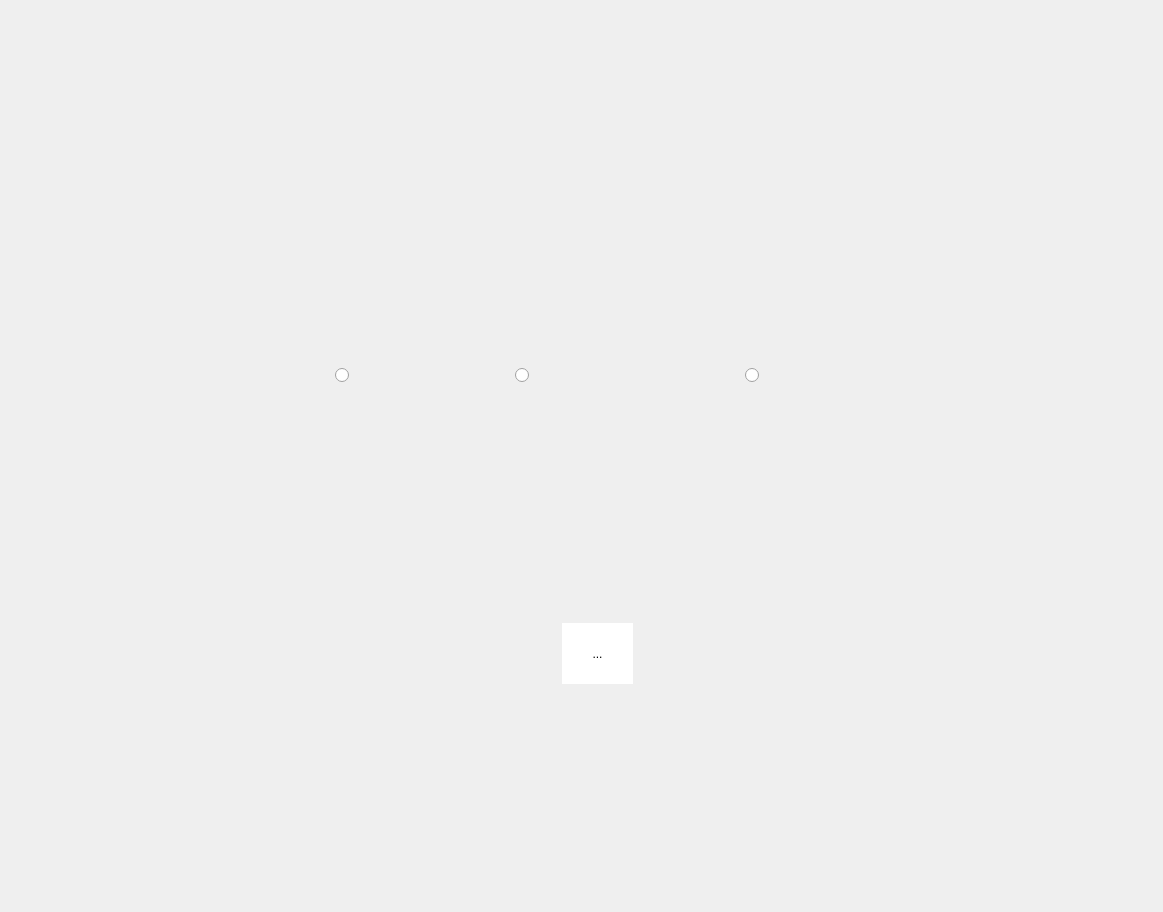
<?xml version="1.0" encoding="UTF-8"?>
<ui version="4.0">
 <class>Dialog</class>
 <widget class="QDialog" name="Dialog">
  <property name="geometry">
   <rect>
    <x>0</x>
    <y>0</y>
    <width>1163</width>
    <height>912</height>
   </rect>
  </property>
  <property name="windowTitle">
   <string>Dimar.io</string>
  </property>
  <widget class="QLabel" name="label">
   <property name="geometry">
    <rect>
     <x>0</x>
     <y>-50</y>
     <width>1181</width>
     <height>961</height>
    </rect>
   </property>
   <property name="text">
    <string/>
   </property>
   <property name="pixmap">
    <pixmap>../Application Icons/settings.png</pixmap>
   </property>
   <property name="scaledContents">
    <bool>false</bool>
   </property>
  </widget>
  <widget class="QLabel" name="label_2">
   <property name="geometry">
    <rect>
     <x>330</x>
     <y>200</y>
     <width>131</width>
     <height>131</height>
    </rect>
   </property>
   <property name="text">
    <string/>
   </property>
   <property name="pixmap">
    <pixmap>../Application Icons/красный-removebg-preview.png</pixmap>
   </property>
   <property name="scaledContents">
    <bool>true</bool>
   </property>
  </widget>
  <widget class="QLabel" name="label_3">
   <property name="geometry">
    <rect>
     <x>530</x>
     <y>200</y>
     <width>131</width>
     <height>131</height>
    </rect>
   </property>
   <property name="text">
    <string/>
   </property>
   <property name="pixmap">
    <pixmap>../Application Icons/зелёный-removebg-preview.png</pixmap>
   </property>
   <property name="scaledContents">
    <bool>true</bool>
   </property>
  </widget>
  <widget class="QLabel" name="label_4">
   <property name="geometry">
    <rect>
     <x>740</x>
     <y>200</y>
     <width>131</width>
     <height>131</height>
    </rect>
   </property>
   <property name="text">
    <string/>
   </property>
   <property name="pixmap">
    <pixmap>../Application Icons/синий-removebg-preview.png</pixmap>
   </property>
   <property name="scaledContents">
    <bool>true</bool>
   </property>
  </widget>
  <widget class="QRadioButton" name="radioButton">
   <property name="geometry">
    <rect>
     <x>335</x>
     <y>350</y>
     <width>55</width>
     <height>50</height>
    </rect>
   </property>
   <property name="cursor">
    <cursorShape>PointingHandCursor</cursorShape>
   </property>
   <property name="text">
    <string/>
   </property>
  </widget>
  <widget class="QRadioButton" name="radioButton_2">
   <property name="geometry">
    <rect>
     <x>515</x>
     <y>350</y>
     <width>55</width>
     <height>50</height>
    </rect>
   </property>
   <property name="cursor">
    <cursorShape>PointingHandCursor</cursorShape>
   </property>
   <property name="text">
    <string/>
   </property>
  </widget>
  <widget class="QRadioButton" name="radioButton_3">
   <property name="geometry">
    <rect>
     <x>745</x>
     <y>350</y>
     <width>55</width>
     <height>50</height>
    </rect>
   </property>
   <property name="cursor">
    <cursorShape>PointingHandCursor</cursorShape>
   </property>
   <property name="text">
    <string/>
   </property>
   <property name="checkable">
    <bool>true</bool>
   </property>
  </widget>
  <widget class="QToolButton" name="toolButton">
   <property name="geometry">
    <rect>
     <x>562</x>
     <y>623</y>
     <width>71</width>
     <height>61</height>
    </rect>
   </property>
   <property name="cursor">
    <cursorShape>PointingHandCursor</cursorShape>
   </property>
   <property name="styleSheet">
    <string notr="true">background-color: rgb(255, 255, 255);
border: none;</string>
   </property>
   <property name="text">
    <string>...</string>
   </property>
   <property name="icon">
    <iconset>
     <normaloff>../Application Icons/save.png</normaloff>../Application Icons/save.png</iconset>
   </property>
   <property name="iconSize">
    <size>
     <width>200</width>
     <height>200</height>
    </size>
   </property>
  </widget>
 </widget>
 <resources/>
 <connections/>
</ui>
